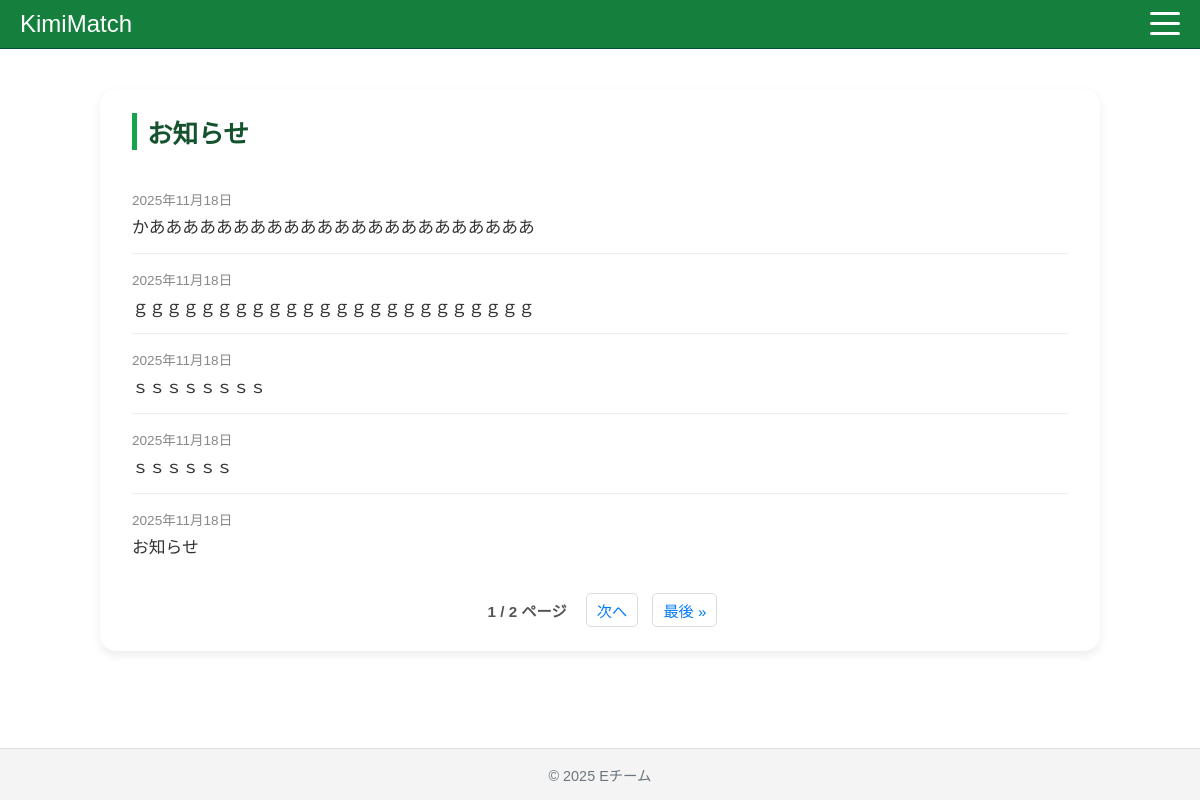
Page /accounts/dashboard/ (signed in) on the committed database.
### core/models.py (models this page shows, shortened)
class Announcement(models.Model):
    title = models.CharField(max_length=200, verbose_name="タイトル")
    content = models.TextField(verbose_name="本文")
    created_at = models.DateTimeField(default=timezone.now, verbose_name="作成日時")
    class Meta:
        verbose_name = "お知らせ"
        verbose_name_plural = "お知らせ一覧"

### accounts/views.py (the view)
# urls.py: path('dashboard/', views.dashboard, name='dashboard'),
@login_required
def dashboard(request):
    user = request.user
    user_type = None
    profile = None
    try:
        profile = user.student
        user_type = 'student'
    except Student.DoesNotExist:
        try:
            profile = user.teacher
            user_type = 'teacher'
        except Teacher.DoesNotExist:
            try:
                profile = user.companyrepresentative
                user_type = 'company'
            except CompanyRepresentative.DoesNotExist:
                if user.is_superuser:
                    user_type = 'admin'
                else:
                    user_type = 'unassigned'
    announcement_list = Announcement.objects.all().order_by('-created_at')
    paginator = Paginator(announcement_list, 5)
    page_number = request.GET.get('page')
    page_obj = paginator.get_page(page_number)
    context = {
        'username': user.username,
        'user_type': user_type,
        'profile': profile,
        'announcements': page_obj,
    }
    return render(request, 'accounts/dashboard.html', context)

### accounts/context_processors.py (called while the page is built)
def add_user_role(request):
    user = request.user
    if not user.is_authenticated:
        return {'user_type': 'guest'}
    try:
        if hasattr(user, 'student'):
            return {'user_type': 'student'}
        elif hasattr(user, 'teacher'):
            return {'user_type': 'teacher'}
        elif hasattr(user, 'companyrepresentative'):
            return {'user_type': 'company'}
        elif user.is_superuser:
            return {'user_type': 'admin'}
        else:
            return {'user_type': 'authenticated'} # (プロフィール未設定)
    except Exception:
        return {'user_type': 'guest'}

### templates/accounts/dashboard.html (shortened to what this page needs)
{% extends "base.html" %}
{% block content %}
<div class="page-container">
  <div class="profile-card">
    <h2>お知らせ</h2>
    {% if announcements %}
      <ul class="announcement-list">
        {% for item in announcements %}
          <li class="announcement-item">
            <span class="announcement-date">{{ item.created_at|date:"Y年m月d日" }}</span>
            <div class="announcement-title">
              <a href="{% url 'core:announcement_detail' item.pk %}">
                {{ item.title }}
              </a>
            </div>
          </li>
        {% endfor %}
      </ul>
      <div class="pagination">
        <span class="step-links">
            <span class="current">
                {{ announcements.number }} / {{ announcements.paginator.num_pages }} ページ
            </span>
            {% if announcements.has_next %}
                <a href="?page={{ announcements.next_page_number }}" class="page-link">次へ</a>
                <a href="?page={{ announcements.paginator.num_pages }}" class="page-link">最後 &raquo;</a>
            {% endif %}
        </span>
      </div>
      {% else %}
      <div class="no-announcement">
        <p>現在、新しいお知らせはありません。</p>
      </div>
    {% endif %}
  </div>
</div>
{% endblock %}

### static/style.css (style rules this page uses)
html, body { height: 100%; margin: 0; padding: 0; font-family: "Noto Sans JP", sans-serif; color: #333; }
body { background-color: #f8f9fa; }
a { text-decoration: none; font-weight: 500; transition: color 0.2s ease, background-color 0.2s ease; }
.page-container { padding: 20px; max-width: 1000px; width: 100%; margin: 0 auto; }
.profile-card { background: #ffffff; border-radius: 16px; box-shadow: 0 4px 10px rgba(0, 0, 0, 0.08); padding: 24px 32px; overflow-x: auto; }
h2 { font-size: 1.6rem; font-weight: 700; padding-left: 10px; margin-top: 0; margin-bottom: 1.5rem; }
.role-student h2 { border-left: 5px solid #16a34a; color: #14532d; }
.role-student a { color: #15803d; }
.announcement-list { list-style: none; padding: 0; margin: 0; }
.announcement-item { border-bottom: 1px solid #eee; padding: 15px 0; }
.announcement-item:last-child { border-bottom: none; }
.announcement-date { font-size: 0.85rem; color: #888; margin-bottom: 5px; display: block; }
.announcement-title { font-size: 1.05rem; font-weight: 600; }
.announcement-title a { text-decoration: none; color: #333; transition: color 0.2s ease; display: block; }
.pagination { margin-top: 20px; text-align: center; font-size: 0.95rem; }
.pagination .step-links { display: inline-block; }
.pagination .page-link { display: inline-block; padding: 5px 10px; margin: 0 5px; border: 1px solid #ddd; border-radius: 5px; color: #007bff; text-decoration: none; background-color: #fff; transition: background-color 0.2s; }
.pagination .current { margin: 0 10px; font-weight: 600; color: #555; }

### rows in the picture
Announcement: created_at "2025年11月18日", title "かあああああああああああああああああああああああ"
Announcement: created_at "2025年11月18日", title "ｇｇｇｇｇｇｇｇｇｇｇｇｇｇｇｇｇｇｇｇｇｇｇｇ"
Announcement: created_at "2025年11月18日", title "ｓｓｓｓｓｓｓｓ"
Announcement: created_at "2025年11月18日", title "ｓｓｓｓｓｓ"
Announcement: created_at "2025年11月18日", title "お知らせ"

### other values in the picture
{{ announcements.number }} "1"
{{ announcements.paginator.num_pages }} "2"
